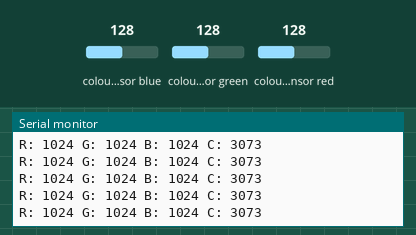
Recording of a sketch running on a simulated Arduino Uno, built with avr-gcc and run on an emulated ATmega328P. On the bench: the last lines printed to the serial monitor. The inputs (shaded band) are chosen by the test bench; at power-on: colour sensor blue 128, colour sensor green 128, colour sensor red 128.

Above: at 1.2 s.
1.3 s: colour sensor blue set to 5
At 1.35 s:
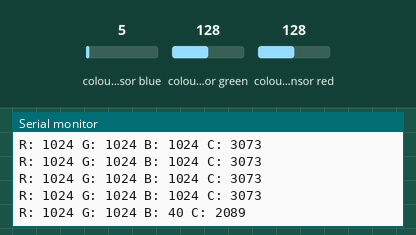
2.8 s: colour sensor green set to 64
At 2.84 s:
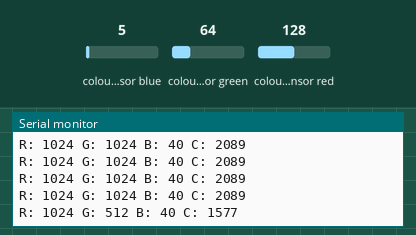
5.8 s: colour sensor red set to 5
At 5.81 s:
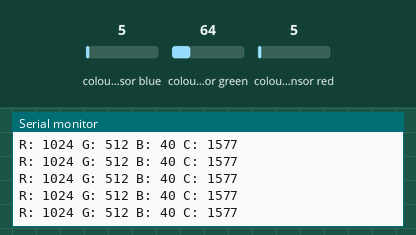
Timing chart, 0 to 8.8 s (numbered marks = the images above; inputs shaded):
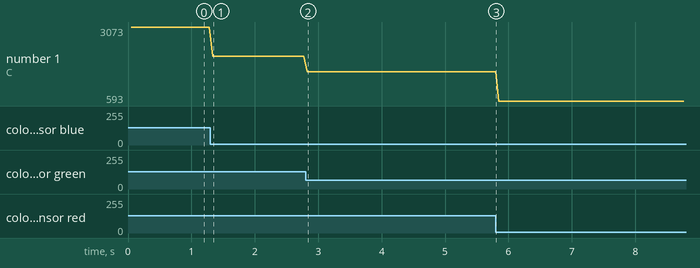

The sketch:

TCS34725.ino
```cpp
#include <Wire.h>
#include "Adafruit_TCS34725.h"

Adafruit_TCS34725 tcs = Adafruit_TCS34725(TCS34725_INTEGRATIONTIME_2_4MS,  TCS34725_GAIN_60X);

void setup() {
  Serial.begin(115200);
  Serial.println("Color View Test!");

  if (tcs.begin()) {
    Serial.println("Found sensor");
  } else {
    Serial.println("No TCS34725 found ... check your connections");
    while (1); // halt!
  }
}


void loop() {
  uint16_t r, g, b, c, colorTemp, lux;

  tcs.getRawData(&r, &g, &b, &c);
  // colorTemp = tcs.calculateColorTemperature(r, g, b);
  // colorTemp = tcs.calculateColorTemperature_dn40(r, g, b, c);
  // lux = tcs.calculateLux(r, g, b);

  // Serial.print("Color Temp: "); Serial.print(colorTemp, DEC); Serial.print(" K - ");
  // Serial.print("Lux: "); Serial.print(lux, DEC); Serial.print(" - ");
  Serial.print("R: "); Serial.print(r, DEC); Serial.print(" ");
  Serial.print("G: "); Serial.print(g, DEC); Serial.print(" ");
  Serial.print("B: "); Serial.print(b, DEC); Serial.print(" ");
  Serial.print("C: "); Serial.print(c, DEC); Serial.print(" ");
  Serial.println(" ");
}
```

Measured:
- after the input at 1.3 s, the serial monitor: prints a new line at once (image 1)
- after the input at 2.8 s, the serial monitor: prints a new line at once (image 2)
- plotted number 1: 3073 → 2089 after the input at 1.3 s, 2089 → 1577 after the input at 2.8 s, 1577 → 593 after the input at 5.8 s
